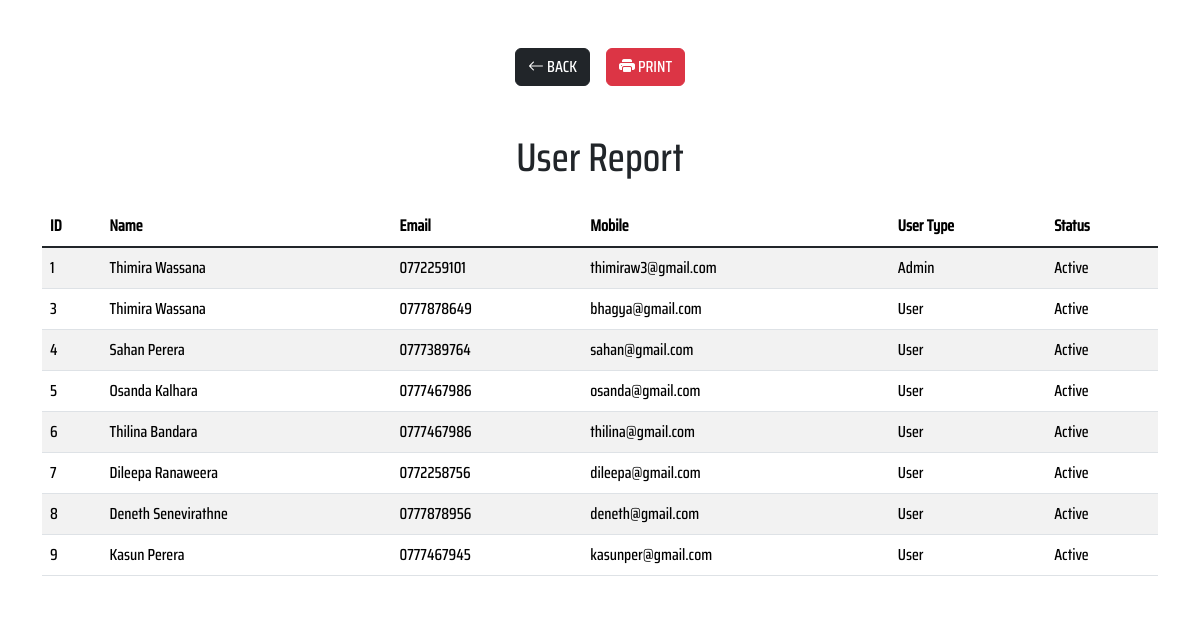
/user-report.php, run on the app's committed database.
### tables this page shows
CREATE TABLE IF NOT EXISTS `user` (
  `id` int NOT NULL AUTO_INCREMENT,
  `fname` varchar(45) NOT NULL,
  `lname` varchar(45) NOT NULL,
  `mobile` varchar(10) NOT NULL,
  `email` varchar(100) NOT NULL,
  `password` varchar(45) NOT NULL,
  `status` int NOT NULL DEFAULT '1',
  `vcode` varchar(100) DEFAULT NULL,
  `user_type_id` int NOT NULL,
  `profile_pic` varchar(100) DEFAULT NULL,
  PRIMARY KEY (`id`),
  KEY `fk_user_user_type_idx` (`user_type_id`),
  CONSTRAINT `fk_user_user_type` FOREIGN KEY (`user_type_id`) REFERENCES `user_type` (`id`)
);

CREATE TABLE IF NOT EXISTS `user_type` (
  `id` int NOT NULL AUTO_INCREMENT,
  `name` varchar(45) NOT NULL,
  PRIMARY KEY (`id`)
);

### connection.php (called while the page is built, shortened)
<?php
class Database {
    public static $connection;
    public static function setUpConnection()
    {
        if (!isset(Database::$connection)) {
            Database::$connection = new mysqli("localhost", "root", "REMOVED", "arduino_db", 3306);
        }
    }
    public static function search($query) {
        $rs = Database::$connection->query($query);
        return $rs;
    }
}

### user-report.php (the view, shortened to what this page needs)
<?php
include "connection.php";
?>
<!DOCTYPE html>
<html lang="en">
<head>
    <link rel="stylesheet" href="style.css" />
    <link rel="stylesheet" href="bootstrap.css" />
    <link rel="stylesheet" href="https://cdn.jsdelivr.net/npm/bootstrap-icons@1.11.3/font/bootstrap-icons.min.css">
</head>
<body>
    <div class="container">
        <div class="row mb-5">
            <div class="col-12 mt-5 d-flex justify-content-center gap-3">
                <button class="btn btn-dark" onclick="history.back();"><i class="bi bi-arrow-left"></i> BACK</button>
                <button class="btn btn-danger" onclick="printReport();"><i class="bi bi-printer-fill"></i> PRINT</button>
            </div>
        </div>
    </div>
    <div class="container" id="printArea">
        <div class="row">
            <div class="col-12 text-center mb-3">
                <h1>User Report</h1>
            </div>
            <div class="col-12">
                <table class="table table-striped">
                    <thead>
                        <tr>
                            <th>ID</th>
                            <th>Name</th>
                            <th>Email</th>
                            <th>Mobile</th>
                            <th>User Type</th>
                            <th>Status</th>
                        </tr>
                    </thead>
                    <tbody class="table-group-divider">
                        <?php
                        $rs = Database::search("SELECT `user`.`id`,`user`.`fname`,`user`.`lname`,`user`.`email`,
                        `user`.`mobile`,`user_type`.`name` AS `type`,`user`.`status` FROM `user` JOIN `user_type`
                        ON `user`.`user_type_id`=`user_type`.`id`");
                        $num = $rs->num_rows;
                        for ($x = 0; $x < $num; $x++) {
                            $row = $rs->fetch_assoc();
                        ?>
                            <tr>
                                <td><?php echo ($row["id"]); ?></td>
                                <td><?php echo ($row["fname"] . " " . $row["lname"]); ?></td>
                                <td><?php echo ($row["mobile"]); ?></td>
                                <td><?php echo ($row["email"]); ?></td>
                                <td><?php echo ($row["type"]); ?></td>
                                <td>
                                    <?php
                                    if ($row["status"] == "1") {
                                        echo ("Active");
                                    } else {
                                        echo ("Deactive");
                                    }
                                    ?>
                                </td>
                            </tr>
                        <?php
                        }
                        ?>
                    </tbody>
                </table>
            </div>
        </div>
    </div>
</body>
</html>

### style.css (style rules this page uses)
* { font-family: "SairaCondensed"; font-size: 16px; }
.row:after { content: ""; display: table; clear: both; }
body { font-family: Arial, sans-serif; }

### data on the page
user: id "1", fname "Thimira", lname "Wassana", mobile "0772259101", email "thimiraw3@gmail.com", user_type.name "Admin", status "Active"
user: id "3", fname "Thimira", lname "Wassana", mobile "0777878649", email "bhagya@gmail.com", user_type.name "User", status "Active"
user: id "4", fname "Sahan", lname "Perera", mobile "0777389764", email "sahan@gmail.com", user_type.name "User", status "Active"
user: id "5", fname "Osanda", lname "Kalhara", mobile "0777467986", email "osanda@gmail.com", user_type.name "User", status "Active"
user: id "6", fname "Thilina", lname "Bandara", mobile "0777467986", email "thilina@gmail.com", user_type.name "User", status "Active"
user: id "7", fname "Dileepa", lname "Ranaweera", mobile "0772258756", email "dileepa@gmail.com", user_type.name "User", status "Active"
user: id "8", fname "Deneth", lname "Senevirathne", mobile "0777878956", email "deneth@gmail.com", user_type.name "User", status "Active"
user: id "9", fname "Kasun", lname "Perera", mobile "0777467945", email "kasunper@gmail.com", user_type.name "User", status "Active"
